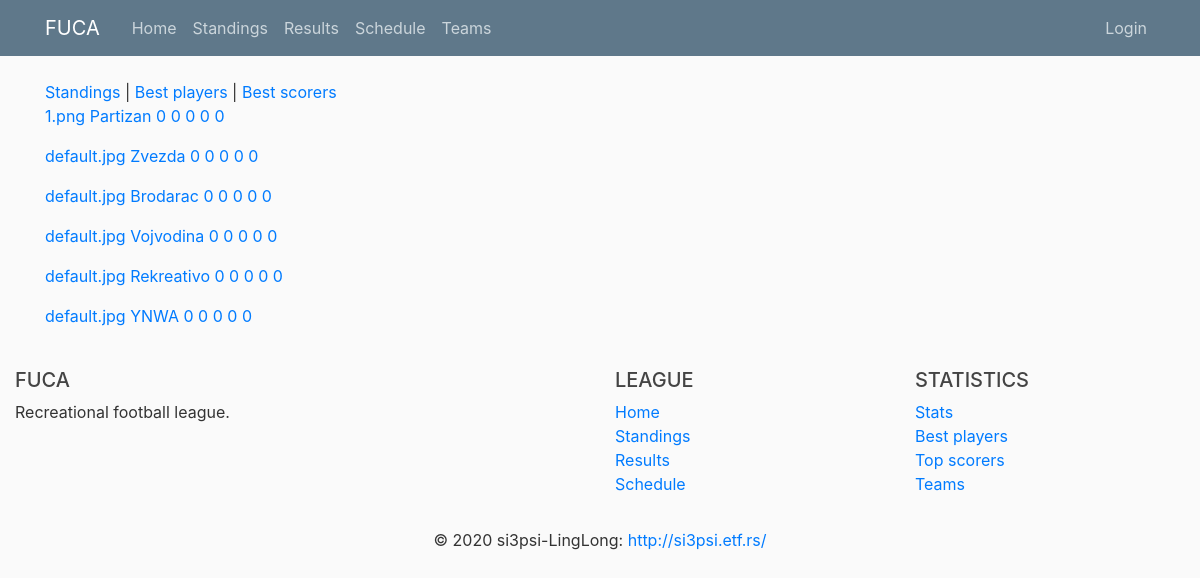
Page /standings on the earlier database version.
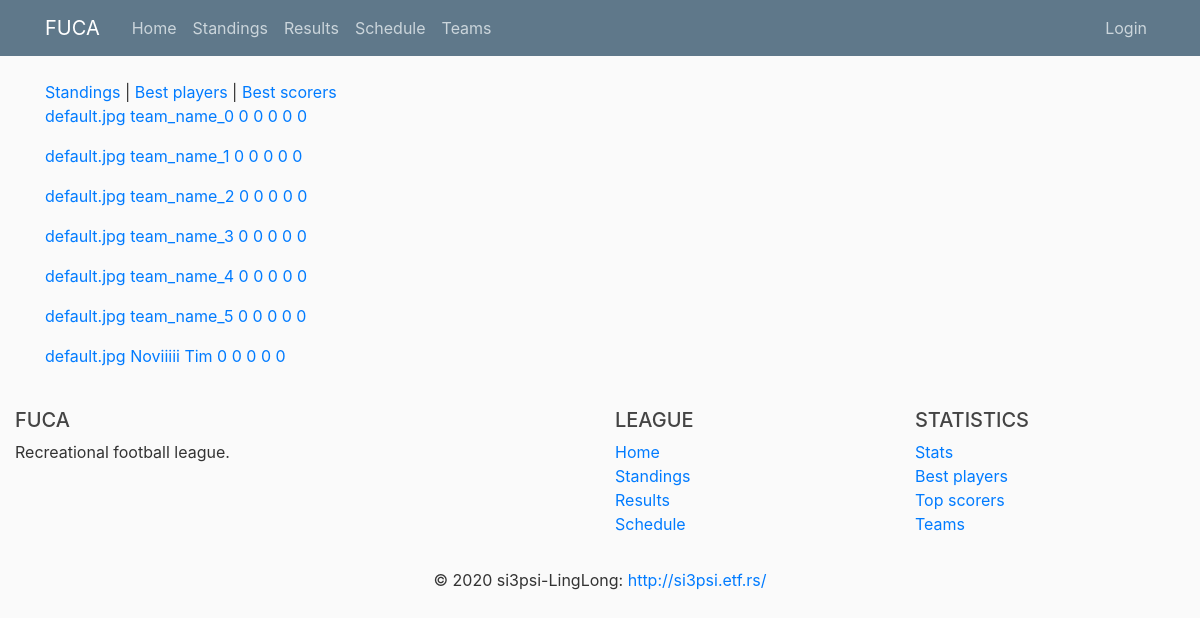
Same page on the later database version.
### fuca/models.py (models this page shows, shortened)
class Team(db.Model):
    __tablename__ = 'team'
    id          = db.Column(db.Integer,     primary_key=True)
    name        = db.Column(db.String(100), nullable=False, unique=True)
    matches     = db.Column(db.Integer,     nullable=False, default=0)
    wins        = db.Column(db.Integer,     nullable=False, default=0)
    losses      = db.Column(db.Integer,     nullable=False, default=0)
    draws       = db.Column(db.Integer,     nullable=False, default=0)
    goal_diff   = db.Column(db.Integer,     nullable=False, default=0)
    logo_image  = db.Column(db.String(20),  nullable=False, default='default.jpg')
    captain_id  = db.Column(db.Integer, db.ForeignKey('player.id'))
    host_matches    = db.relationship('Match',  backref='host_team',    lazy=True,  foreign_keys=Match.host_team_id)
    guest_matches   = db.relationship('Match',  backref='guest_team',   lazy=True,  foreign_keys=Match.guest_team_id)
    players         = db.relationship('Player', backref='team',         lazy=True,  foreign_keys=Player.team_id)
    def points(self):
        return self.wins*3 + self.draws*1
    def jinja_dict(self):
        return {'name'          : self.name,
                'logo'          : self.logo_image,
                'matches'       : self.matches,
                'wins'          : self.wins,
                'losses'        : self.losses,
                'draws'         : self.draws,
                'goal_diff'     : self.goal_diff,
                'points'        : self.points(),
                'id'            : self.id}

### fuca/routes/standings_routes.py (the view)
@app.route("/standings")
def standings():
    teams_db = Team.query.all()
    teams = [team.jinja_dict() for team in teams_db]
    teams = sorted(teams, key=lambda team: team['points'])
    return render_template('standings/standings.html', teams=teams, title='Standings')

### fuca/templates/standings/standings.html
{% extends 'standings/standings-layout.html' %}
{% block standings_content %}
    {% for team in teams %}
        <a href="{{ url_for('team', id=team.id)}}">
            <p>
                {{ team.logo }} {{ team.name }} {{ team.wins }} {{ team.losses }} {{ team.draws }} {{ team.matches }} {{ team.goal_diff }}
            </p>
        </a>
    {% endfor %}
{% endblock standings_content %}

### fuca/templates/standings/standings-layout.html
{% extends 'home/layout.html' %}
{% block content %}
    <a href="{{ url_for('standings') }}">Standings</a> |
    <a href="{{ url_for('bestplayers') }}">Best players</a> |
    <a href="{{ url_for('bestscorers') }}">Best scorers</a>
    {% block standings_content %}{% endblock standings_content%}
{% endblock content %}

### fuca/templates/home/layout.html (shortened to what this page needs)
<!DOCTYPE html>
<html>
    <head>
        <link   rel="stylesheet"
                href="https://maxcdn.bootstrapcdn.com/bootstrap/4.0.0/css/bootstrap.min.css"
>
        <link rel="stylesheet" type="text/css" href="{{ url_for('static', filename='main.css') }}">
    </head>
    <body>
        <header class="site-header">
            <nav class="navbar navbar-expand-md navbar-dark bg-steel fixed-top">
                <div class="container">
                    <a class="navbar-brand mr-4" href="/">FUCA</a>
                    <div class="collapse navbar-collapse" id="navbarToggle">
                        <div class="navbar-nav mr-auto">
                            <a class="nav-item nav-link" href="{{ url_for('home') }}"> Home</a>
                            <a class="nav-item nav-link" href="{{ url_for('standings') }}"> Standings </a>
                            <a class="nav-item nav-link" href="{{ url_for('results') }}"> Results </a>
                            <a class="nav-item nav-link" href="{{ url_for('schedule') }}"> Schedule </a>
                            <a class="nav-item nav-link" href="{{ url_for('teams') }}"> Teams </a>
                        </div>
                        <div class="navbar-nav">
                            <a class="nav-item nav-link" href="{{ url_for('login') }}">Login</a>
                        </div>
                    </div>
                </div>
            </nav>
        </header>
        <main role="main" class="container">
            <div class="row">
                <div class="col-md-8">
                    {% block content %}{% endblock %}
                </div>
            </div>
        </main>
        <footer class="page-footer font-small blue pt-4">
            <div class="container-fluid text-center text-md-left">
                <div class="row">
                    <div class="col-md-6 mt-md-0 mt-3">
                        <h5 class="text-uppercase">FUCA</h5>
                        <p>Recreational football league.</p>
                    </div>
                    <div class="col-md-3 mb-md-0 mb-3">
                        <h5 class="text-uppercase">League</h5>
                        <ul class="list-unstyled">
                            <li>
                                <a href="#!">Home</a>
                            </li>
                            <li>
                                <a href="#!">Standings</a>
                            </li>
                            <li>
                                <a href="#!">Results</a>
                            </li>
                            <li>
                                <a href="#!">Schedule</a>
                            </li>
                        </ul>
                    </div>
                    <div class="col-md-3 mb-md-0 mb-3">
                        <h5 class="text-uppercase">Statistics</h5>
                        <ul class="list-unstyled">
                            <li>
                                <a href="#!">Stats</a>
                            </li>
                            <li>
                                <a href="#!">Best players</a>
                            </li>
                            <li>
                                <a href="#!">Top scorers</a>
                            </li>
                            <li>
                                <a href="#!">Teams</a>
                            </li>
                        </ul>
                    </div>
                </div>
            </div>
            <div class="footer-copyright text-center py-3">© 2020 si3psi-LingLong:
                <a href="http://si3psi.etf.rs/"> http://si3psi.etf.rs/ </a>
            </div>
        </footer>
    </body>
</html>

### fuca/static/main.css (style rules this page uses)
body { background: #fafafa; color: #333333; margin-top: 5rem; }
h1, h2, h3, h4, h5, h6 { color: #444444; }
.bg-steel { background-color: #5f788a; }
.site-header .navbar-nav .nav-link { color: #cbd5db; }

Differences in the rows shown:
removed Team: logo "1.png", name "Partizan", wins "0", losses "0", draws "0", matches "0", goal_diff "0"
added Team: logo "default.jpg", name "team_name_0", wins "0", losses "0", draws "0", matches "0", goal_diff "0"
changed Team: name "Zvezda" → "team_name_1"
changed Team: name "Brodarac" → "team_name_2"
changed Team: name "Vojvodina" → "team_name_3"
changed Team: name "Rekreativo" → "team_name_4"
changed Team: name "YNWA" → "team_name_5"
added Team: logo "default.jpg", name "Noviiiii Tim", wins "0", losses "0", draws "0", matches "0", goal_diff "0"
